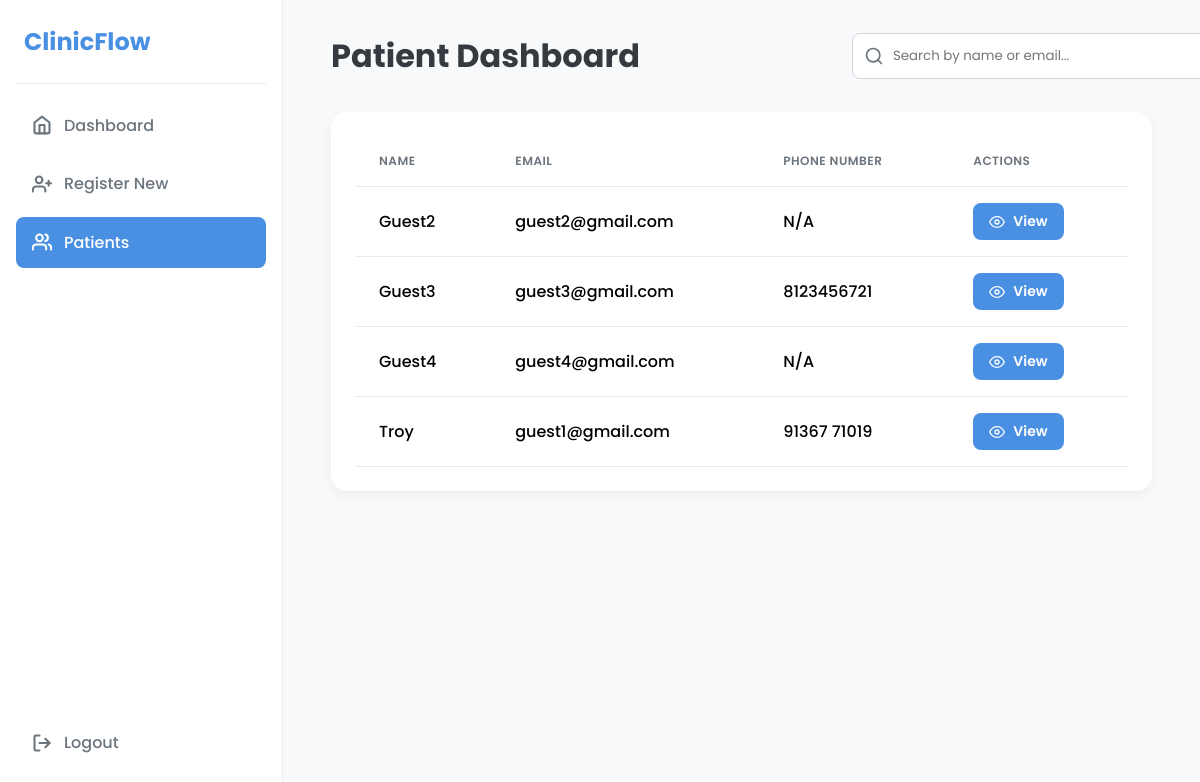
Page /patients (signed in) on the committed database.
### app.py (models this page shows)
class Patient(db.Model):
    id = db.Column(db.Integer, primary_key=True)
    name = db.Column(db.String(100), nullable=False)
    email = db.Column(db.String(100), unique=True, nullable=False)
    phone_number = db.Column(db.String(15), unique=True, nullable=True)
    consultations = db.relationship('Consultation', backref='patient', lazy=True, cascade="all, delete-orphan")

### app.py (the view)
@app.route('/patients')
@login_required
def patient_list():
    query = request.args.get('search')
    if query:
        search_term = f"%{query}%"
        all_patients = Patient.query.filter(db.or_(Patient.name.ilike(search_term), Patient.email.ilike(search_term))).order_by(Patient.name).all()
    else:
        all_patients = Patient.query.order_by(Patient.name).all()
    return render_template('patient_list.html', patients=all_patients, search_query=query)

### app.py (called while the page is built)
@login_manager.user_loader
def load_user(user_id):
    return User.query.get(int(user_id))

### templates/patient_list.html (shortened to what this page needs)
{% extends "base.html" %}
{% block content %}
<div class="dashboard-header">
    <h1>Patient Dashboard</h1>
    <form method="GET" action="{{ url_for('patient_list') }}" class="search-wrapper">
        <svg class="icon" xmlns="http://www.w3.org/2000/svg" viewBox="0 0 24 24" fill="none" stroke="currentColor" stroke-width="2" stroke-linecap="round" stroke-linejoin="round"><circle cx="11" cy="11" r="8"></circle><line x1="21" y1="21" x2="16.65" y2="16.65"></line></svg>
        <input type="text" name="search" placeholder="Search by name or email..." value="{{ search_query or '' }}">
    </form>
</div>
<div class="content-card">
    {% if patients %}
        <table class="patient-table">
            <thead>
                <tr>
                    <th>Name</th>
                    <th>Email</th>
                    <th>Phone Number</th>
                    <th>Actions</th>
                </tr>
            </thead>
            <tbody>
                {% for patient in patients %}
                <tr>
                    <td>{{ patient.name }}</td>
                    <td>{{ patient.email }}</td>
                    <td>{{ patient.phone_number or 'N/A' }}</td>
                    <td>
                        <a href="{{ url_for('patient_detail', patient_id=patient.id) }}" class="btn-action">
                            <svg class="icon" xmlns="http://www.w3.org/2000/svg" viewBox="0 0 24 24" fill="none" stroke="currentColor" stroke-width="2" stroke-linecap="round" stroke-linejoin="round"><path d="M1 12s4-8 11-8 11 8 11 8-4 8-11 8-11-8-11-8z"></path><circle cx="12" cy="12" r="3"></circle></svg>
                            <span>View</span>
                        </a>
                    </td>
                </tr>
                {% endfor %}
            </tbody>
        </table>
    {% else %}
        <p class="no-patients">No patients have been registered yet.</p>
    {% endif %}
</div>
{% endblock %}

### templates/base.html (shortened to what this page needs)
<!doctype html>
<html lang="en">
<head>
</head>
<body>
    <nav class="sidebar">
        <a href="{{ url_for('dashboard') }}" class="sidebar-header">ClinicFlow</a>
        <div class="nav-links">
            <div>
                <a href="{{ url_for('dashboard') }}" class="{{ 'active' if request.endpoint == 'dashboard' else '' }}">
                    <svg class="icon" xmlns="http://www.w3.org/2000/svg" viewBox="0 0 24 24" fill="none" stroke="currentColor" stroke-linecap="round" stroke-linejoin="round"><path d="M3 9l9-7 9 7v11a2 2 0 0 1-2 2H5a2 2 0 0 1-2-2z"></path><polyline points="9 22 9 12 15 12 15 22"></polyline></svg>
                    <span>Dashboard</span>
                </a>
                {% if current_user.role == 'reception' or current_user.role == 'doctor' %}
                <a href="{{ url_for('register_patient') }}" class="{{ 'active' if request.endpoint == 'register_patient' else '' }}">
                    <span>Register New</span>
                </a>
                <a href="{{ url_for('patient_list') }}" class="{{ 'active' if request.endpoint == 'patient_list' else '' }}">
                    <span>Patients</span>
                </a>
                {% endif %}
            </div>
            <div class="logout-section">
                <a href="{{ url_for('logout') }}">
                    <svg class="icon" xmlns="http://www.w3.org/2000/svg" viewBox="0 0 24 24" fill="none" stroke="currentColor" stroke-linecap="round" stroke-linejoin="round"><path d="M9 21H5a2 2 0 0 1-2-2V5a2 2 0 0 1 2-2h4"></path><polyline points="16 17 21 12 16 7"></polyline><line x1="21" y1="12" x2="9" y2="12"></line></svg>
                    <span>Logout</span>
                </a>
            </div>
        </div>
    </nav>
    <main class="main-content">
        {% block content %}{% endblock %}
    </main>
</body>
</html>

### templates/base.html (style rules this page uses)
:root { --primary-color: #4A90E2; --primary-hover: #4281CB; --background-color: #F8F9FA; --card-background: #ffffff; --text-color: #343A40; --muted-text-color: #6C757D; --border-color: #CED4DA; --success-color: #28a745; --success-bg: #e9f7ef; }
body { font-family: 'Poppins', sans-serif; background-color: var(--background-color); margin: 0; min-height: 100vh; display: flex; }
.sidebar { width: 250px; background-color: var(--card-background); padding: 1.5rem 1rem; display: flex; flex-direction: column; border-right: 1px solid #E9ECEF; }
.sidebar-header { font-weight: 700; font-size: 1.5rem; color: var(--primary-color); text-decoration: none; padding: 0 0.5rem 1.5rem 0.5rem; margin-bottom: 1rem; border-bottom: 1px solid #E9ECEF; }
.nav-links { flex-grow: 1; display: flex; flex-direction: column; }
.nav-links a { display: flex; align-items: center; gap: 0.75rem; color: var(--muted-text-color); text-decoration: none; padding: 0.8rem 1rem; border-radius: 8px; margin-bottom: 0.5rem; transition: color 0.2s, background-color 0.2s; font-weight: 500; }
.nav-links a .icon { width: 20px; height: 20px; stroke-width: 2.5px; }
.nav-links a.active { background-color: var(--primary-color); color: white; }
.logout-section { margin-top: auto; }
.main-content { flex-grow: 1; padding: 2rem 3rem; overflow-y: auto; }

### templates/patient_list.html (style rules this page uses)
.dashboard-header { display: flex; justify-content: space-between; align-items: center; margin-bottom: 2rem; }
.dashboard-header h1 { font-size: 2rem; font-weight: 700; color: var(--text-color); margin: 0; }
.search-wrapper { position: relative; width: 300px; }
.search-wrapper input { width: 100%; padding: 0.75rem 1rem 0.75rem 2.5rem; border-radius: 8px; border: 1px solid var(--border-color); font-family: 'Poppins', sans-serif; transition: border-color 0.2s, box-shadow 0.2s; }
.search-wrapper .icon { position: absolute; left: 0.75rem; top: 50%; transform: translateY(-50%); width: 20px; height: 20px; color: var(--muted-text-color); }
.content-card { background-color: var(--card-background); padding: 1.5rem; border-radius: 16px; box-shadow: 0 4px 12px rgba(0,0,0,0.05); }
.patient-table { width: 100%; border-collapse: collapse; }
.patient-table th, .patient-table td { padding: 1rem 1.5rem; text-align: left; border-bottom: 1px solid #E9ECEF; }
.patient-table th { color: var(--muted-text-color); font-weight: 600; text-transform: uppercase; font-size: 0.75rem; letter-spacing: 0.5px; }
.patient-table tbody tr { transition: background-color 0.2s; }
.patient-table td { font-weight: 500; }
.btn-action { display: inline-flex; align-items: center; gap: 0.5rem; padding: 0.5rem 1rem; border: none; background-color: var(--primary-color); color: white; font-size: 0.875rem; font-weight: 600; border-radius: 8px; cursor: pointer; text-decoration: none; transition: background-color 0.2s; }
.btn-action .icon { width: 16px; height: 16px; }

### rows in the picture
Patient: name "Guest2", email "guest2@gmail.com", phone_number "N/A"
Patient: name "Guest3", email "guest3@gmail.com", phone_number "8123456721"
Patient: name "Guest4", email "guest4@gmail.com", phone_number "N/A"
Patient: name "Troy", email "guest1@gmail.com", phone_number "91367 71019"
